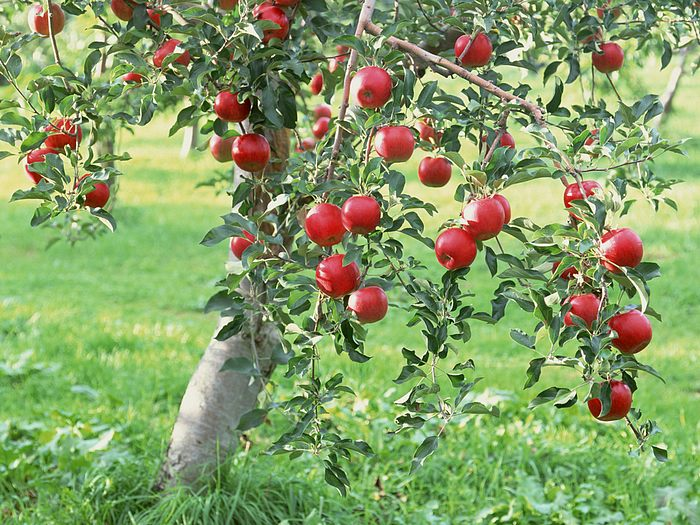
#> input picture courses_exchange/courses_exchange/Computer_vision/Potentially_usefull_code_for_exercise_lecture/old/apples.jpg, 700 x 525 px
$ python cylynder_coordinates.py
#> lines starting #> are read from the running program, lines starting #| are printed output that depends on the picture; after the words box and inside, x2 and y2 are one past the last pixel; in counts of white or black regions, pixels touching at a corner belong together
#> further down, image is the input picture: shape (525, 700, 3); mean B, G, R 102.5, 157.9, 134.6

#%%
import cv2
import numpy as np
import matplotlib.pyplot as plt
import cmath


def RGB_2_HSV( RGB_image ):
    complex_image= np.full(RGB_image.shape[0:2], 0j)
    value = np.mean(RGB_image, axis=2)
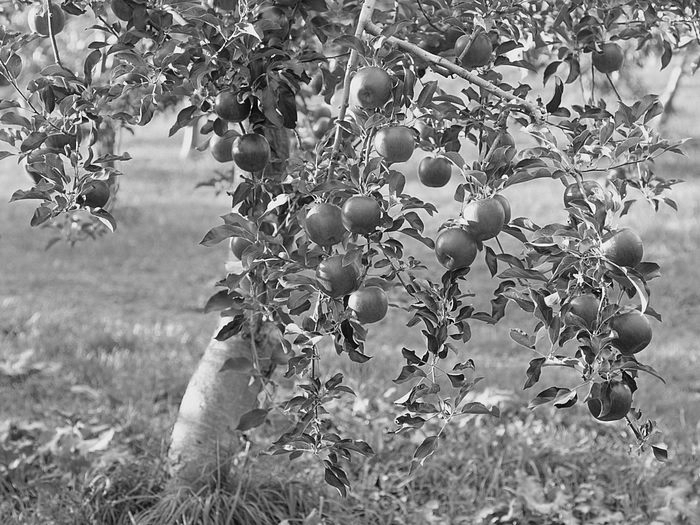
#> value: shape (525, 700) float64; min 1.33, max 255, mean 131.7

    # Add all the numbers as complex numbers
    phase_difference = cmath.e**(cmath.pi * 1j / 3)
    for i in range(3):
        complex_image += (1j * phase_difference**i) * (RGB_image[:,:,i] - value)


    saturation = np.abs( complex_image )
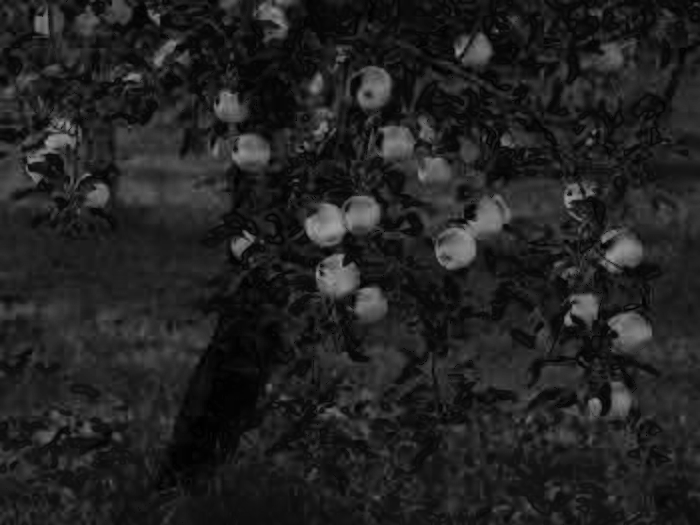
#> saturation: shape (525, 700) float64; min 0, max 165.2, mean 34.7

    real_part = np.real(complex_image) / saturation
    imaginary_part = np.imag(complex_image) / saturation
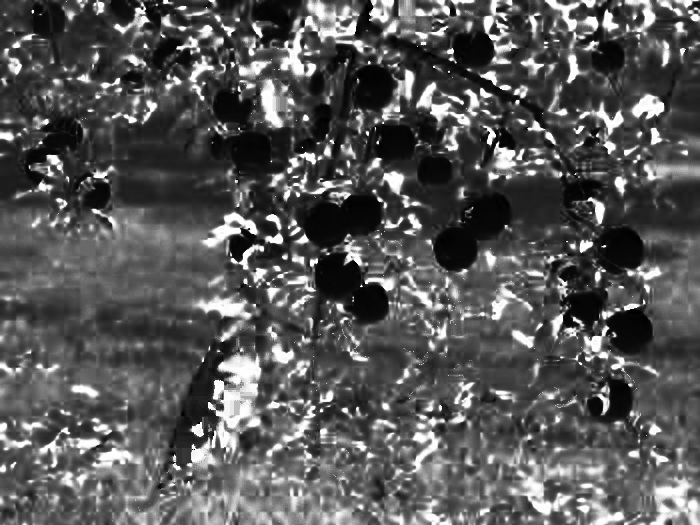
#> imaginary_part: shape (525, 700) float64; 0.01% of the values are NaN or infinite; the others: min -1, max 1, mean -0.313; drawn with min black, max white, NaN and infinite black
    hue = np.arctan2( imaginary_part, real_part)
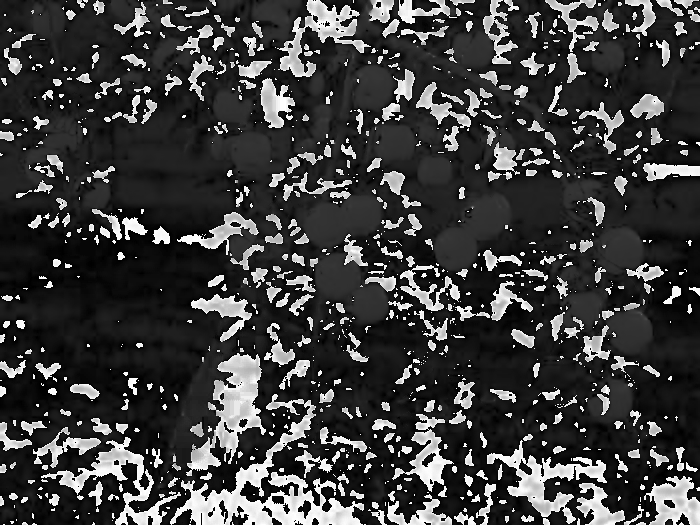
#> hue: shape (525, 700) float64; 0.01% of the values are NaN or infinite; the others: min -3.14, max 3.14, mean -1.62; drawn with min black, max white, NaN and infinite black
    hue[np.isnan(hue)] = 0 # Quickfix of the hue
#> hue: shape (525, 700) float64; 0.01% of pixels changed, all inside (x1, y1, x2, y2) = (160, 15, 566, 489)
    height,width = RGB_image.shape[0:2]
#> height = 525; width = 700
    output = np.zeros( (height, width, 3) )
    output[:,:,0] = hue
    output[:,:,1] = saturation
    output[:,:,2] = value
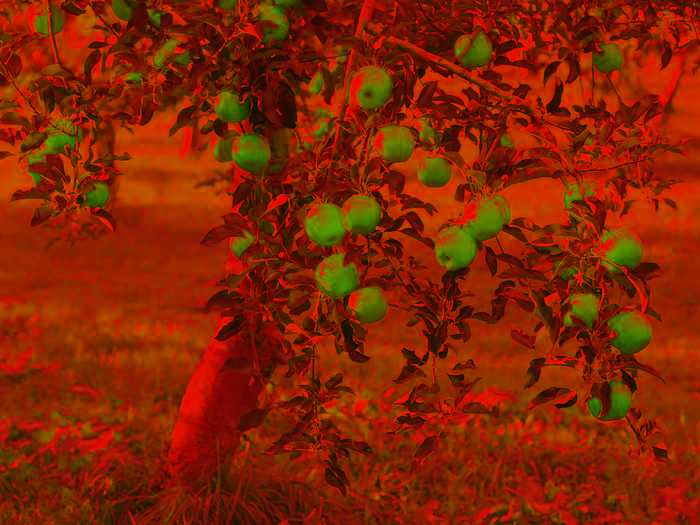
#> output: shape (525, 700, 3) float64; mean of channels 0, 1, 2 -1.6, 34.7, 131.7; drawn with min black and max white


    return output

def HSV_2_RGB(HSV_image):
    return None


#%%
if __name__ == "__main__":
    image = cv2.imread("./apples.jpg", cv2.IMREAD_COLOR) # RGB as (dimensions), colours seem to be in the wrong order, though
    monotone = np.full( (10,10, 3), 100 )
    monotone = np.uint8(monotone)
    HSV_image = RGB_2_HSV(image)


    HSV_image = np.uint8(HSV_image)
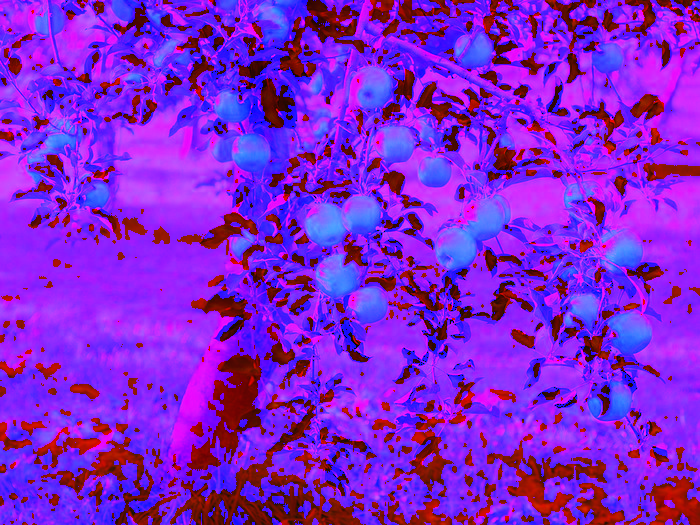
#> HSV_image: shape (525, 700, 3); mean of channels 0, 1, 2 206.1, 34.2, 131.4; drawn as B, G, R
    # display_image = image
    display_image = HSV_image
    print(display_image[:,:, 0])
#> (printed output is left out)
    print(display_image[:,:, 1])
#> (printed output is left out)
    print(display_image[:,:, 2])
#> (printed output is left out)
    print(type( display_image[0,0,0] ))
#| <class 'numpy.uint8'>
    display_image[0,0,2] = 0
#> display_image: shape (525, 700, 3); under 0.01% of pixels changed, all inside (x1, y1, x2, y2) = (0, 0, 1, 1)
    plt.subplot(3,1,1)
    plt.imshow(display_image[:,:,0], cmap = "gray")
    plt.subplot(3,1,2)
    plt.imshow(display_image[:,:,1], cmap = "gray")
    plt.subplot(3,1,3)
    plt.imshow(display_image[:,:,2], cmap = "gray", interpolation= "nearest")

    # print(image.shape)
    plt.show()
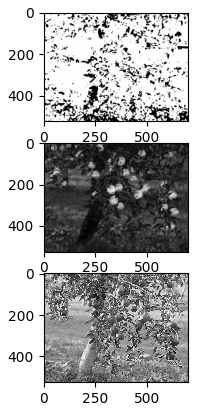
#> figure drawn by matplotlib, 3 panels
